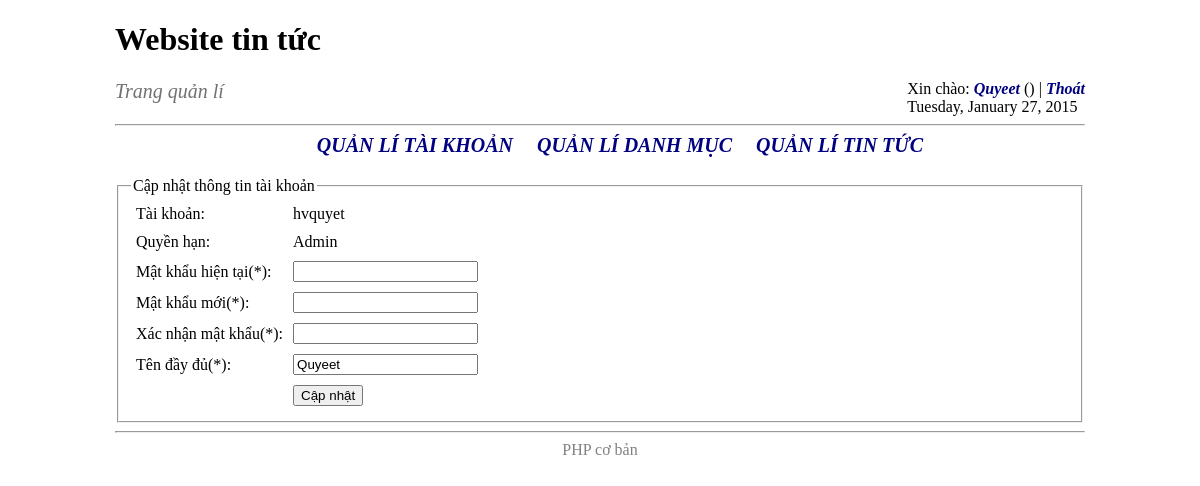
The app's page /Source/admin/index.php?m=users&act=editprofile (signed in) with its own data.
### tables this page shows
CREATE TABLE `users` (
  `id` int(6) NOT NULL AUTO_INCREMENT,
  `role_id` int(6) NOT NULL,
  `account` varchar(250) NOT NULL,
  `password` varchar(30) NOT NULL,
  `fullname` varchar(250) NOT NULL,
  PRIMARY KEY (`id`)
);

CREATE TABLE `roles` (
  `id` int(6) NOT NULL AUTO_INCREMENT,
  `name` varchar(250) NOT NULL,
  PRIMARY KEY (`id`)
);

### Source/admin/modules/users/editprofile.php (the view, shortened to what this page needs)
<?php
	$sql_edit_user = sprintf("SELECT users.id,account,password,role_id,name,fullname
			FROM users INNER JOIN roles ON users.role_id=roles.id
			WHERE account='%s'", $_SESSION['account']);
	$rs_edit_user = @mysqli_query($connect, $sql_edit_user);
	$row_edit_user = @mysqli_fetch_array($rs_edit_user);
?>
<div>
	<fieldset>
		<legend>Cập nhật thông tin tài khoản</legend>
		<form action="" method="POST" id="frmAdd" name="frmAdd">
			<table cellpadding="5">
				<tr>
					<td><label for="txtAcc">Tài khoản:</label></td>
					<td><?php echo $row_edit_user['account'] ?></td>
				</tr>
				<tr>
					<td><label for="txtRole">Quyền hạn:</label></td>
					<td><?php echo $row_edit_user['name'] ?></td>
				</tr>
				<tr>
					<td><label for="txtPassOld">Mật khẩu hiện tại(*):</label></td>
					<td><input type="password" id="txtPassOld" name="txtPassOld"></td>
				</tr>
				<tr>
					<td><label for="txtPass">Mật khẩu mới(*):</label></td>
					<td><input type="password" id="txtPass" name="txtPass"></td>
				</tr>
				<tr>
					<td><label for="txtConfPass">Xác nhận mật khẩu(*):</label></td>
					<td><input type="password" id="txtConfPass" name="txtConfPass"></td>
				</tr>
				<tr>
					<td><label for="txtFullname">Tên đầy đủ(*):</label></td>
					<td><input type="text" id="txtFullname" name="txtFullname" value="<?php echo $row_edit_user['fullname']?>"></td>
				</tr>
				<tr>
					<td></td>
					<td><input type="submit" id="btnUpdate" name="btnUpdate" value="Cập nhật" onclick="return confirm('Cập nhật?');"></td>
				</tr>
			</table>
		</form>
	</fieldset>
</div>

### Source/admin/css/style.css (style rules this page uses)
body { background: white; }
table { border-collapse: collapse; }

### records on screen
users: account "hvquyet", role.name "Admin", txtFullname "Quyeet"

### other values on screen
$_SESSION['nameUser'] "Quyeet"
$time[weekday] "Tuesday"
$time[month] "January"
$time[mday] "27"
$time[year] "2015"
